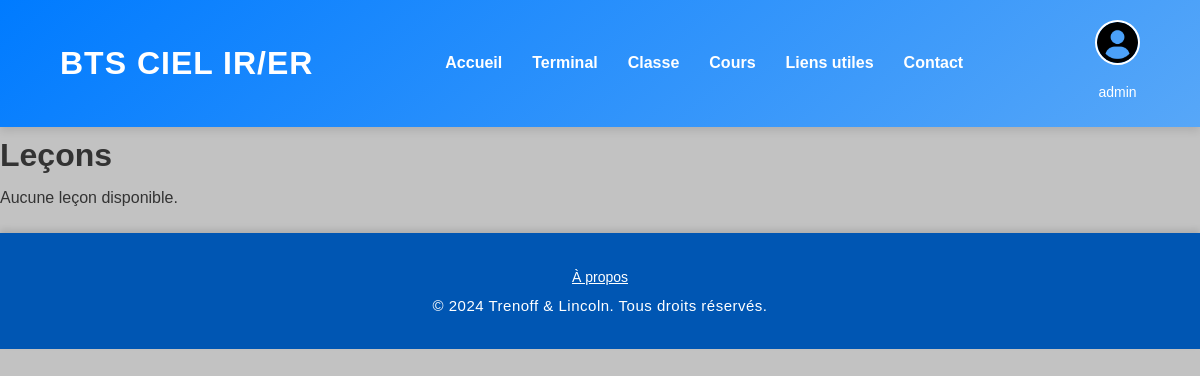
The app's page /learning_redirect (signed in), older data.
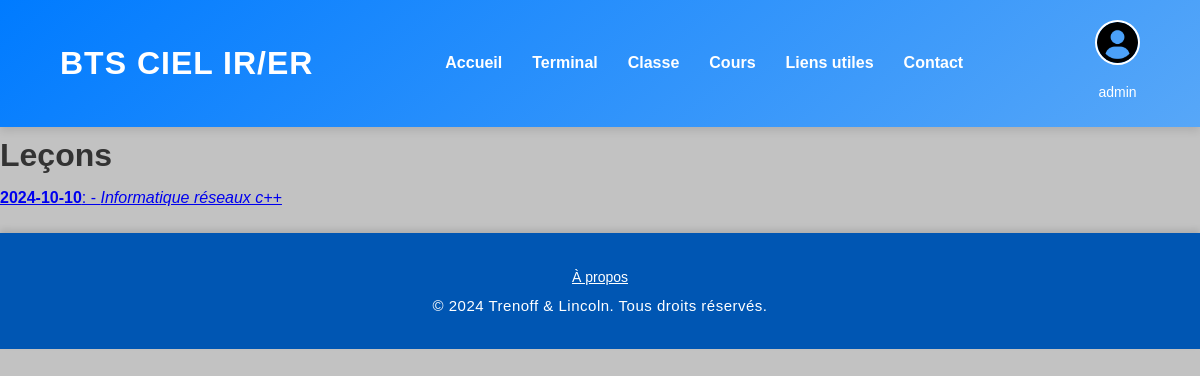
The same page, newer data.
### webapp/pyfile/config/model.py (models this page shows, shortened)
class Matiere(db.Model):
    id = db.Column(db.Integer, primary_key=True)
    date = db.Column(db.Date, nullable=False)
    id_classe = db.Column(db.Integer, db.ForeignKey('classe.id'), nullable=False)  # Foreign key to the Classe table
    nomMatiere = db.Column(db.String(255), nullable=False)
    mainChemin = db.Column(db.String(200), nullable=False)
    idf = db.Column(db.String(50), nullable=False)

### webapp/learning_routes.py (the view)
@learning_bp.route('/learning_redirect')
@student_required
def learning_redirect():
    user = User.query.filter_by(username=session['username']).first()
    if user.right == 'admin':
        matieres = Matiere.query.all()
    elif user:
        matieres = Matiere.query.filter_by(id_classe=user.id_classe).all()
    else:
        matieres = []
    return render_template('learning/learning_main.html', matieres=matieres)

### webapp/app.py (called while the page is built)
@app.context_processor
def inject_user():
    user = session.get('username')  # Récupère l'utilisateur depuis la session
    return dict(user=user)

@app.context_processor
def inject_functions():
    return dict(what_day_month=what_day_month)

### webapp/decoration.py (called while the page is built)
def student_required(f):
    @wraps(f)
    def decorated_function(*args, **kwargs):
        if 'username' not in session:
            flash("Vous devez être connecté pour accéder à cette page.")
            return redirect(url_for('users.login'))
        user = User.query.filter_by(username=session['username']).first()
        if user.right == 'admin':
            return f(*args, **kwargs)
        if not user or user.right != 'student':
            flash("Vous n'avez pas les autorisations nécessaires pour accéder à cette page.")
            return redirect(url_for('index'))
        return f(*args, **kwargs)
    return decorated_function

### webapp/templates/learning/learning_main.html
{% extends "base.html" %}
{% block content %}
<h1>Leçons</h1>
<ul>
    {% if matieres %}
        {% for matiere in matieres %}
            <li>
                <a href="{{ url_for("learning." + matiere.idf) }}"><strong>{{ matiere.date }}</strong>: - <em>{{ matiere.nomMatiere }}</em></a>
            </li>
        {% endfor %}
    {% else %}
        <li>Aucune leçon disponible.</li>
    {% endif %}
</ul>
{% endblock %}

### webapp/templates/base.html (shortened to what this page needs)
<!DOCTYPE html>
<html lang="fr">
<head>
    <link rel="stylesheet" href="{{ url_for('static', filename='css/base_style.css') }}">
</head>
<body>
    <header>
        <h1>BTS CIEL IR/ER</h1>
        <nav>
            <ul>
                <li><a href="{{ url_for('index') }}">Accueil</a></li>
                <li><a href="{{ url_for('terminal') }}">Terminal</a></li>
                <li><a href="{{ url_for('chat.chat_room') }}">Classe</a></li>
                <li><a href="{{ url_for('learning.learning_redirect') }}">Cours</a></li>
                <li><a href="{{ url_for('utils_link') }}">Liens utiles</a></li>
                <li><a href="{{ url_for('about') }}">Contact</a></li>
            </ul>
        </nav>
        <div id="user">
            {% if user %}
            <div id="user-button">
                <img src="{{ url_for('static', filename='/lib/img/people.jpg') }}" alt="Image de profil">
                <label>{{ user }}</label>
            </div>
            {% else %}
            <button id="register-button">S'inscrire</button>
            <button id="login-button">Se connecter</button>
            {% endif %}
        </div>
    </header>
    <main>
        {% block content %}
        {% endblock %}
    </main>
    <footer>
        <a href="{{ url_for('about') }}">À propos</a>
        <p>&copy; 2024 Trenoff & Lincoln. Tous droits réservés.</p>
    </footer>
</body>
</html>

### webapp/static/css/base_style.css (style rules this page uses)
* { margin: 0; padding: 0; box-sizing: border-box; font-family: 'Poppins', sans-serif; }
body { line-height: 1.8; background: #8080807a; color: #333; }
a, button { transition: background-color 0.3s ease, color 0.3s ease; }
header { background: linear-gradient(140deg, #007bff, #57a7f8); color: white; display: flex; justify-content: space-between; align-items: center; padding: 20px 5%; text-align: center; box-shadow: 0 4px 8px rgba(0, 0, 0, 0.1); position: sticky; top: 0; z-index: 1000; }
header h1 { font-family: 'Montserrat', sans-serif; font-size: 32px; letter-spacing: 1px; font-weight: bold; margin: 0; }
header nav { flex: 1; text-align: center; }
header nav ul { list-style-type: none; display: flex; justify-content: center; gap: 30px; }
header nav ul li a { color: white; text-decoration: none; font-weight: 600; font-size: 16px; position: relative; }
header nav ul li a::after { content: ""; position: absolute; width: 0; height: 2px; bottom: -5px; left: 50%; background-color: white; transition: all 0.3s ease; transform: translateX(-50%); }
#user-button { position: relative; display: inline-block; cursor: pointer; text-align: center; }
#user-button img { width: 45px; height: 45px; border-radius: 50%; border: 2px solid white; transition: transform 0.3s ease; }
#user-button label { display: block; margin-top: 5px; font-size: 14px; color: white; font-weight: 500; }
footer { min-height: 100px; text-align: center; padding: 30px 0; background-color: #0056b3; color: white; margin-top: 20px; box-shadow: 0 -4px 6px rgba(0, 0, 0, 0.1); }
footer a { color: white; text-decoration: underline; font-size: 14px; }
footer p { margin: 0; font-size: 15px; letter-spacing: 0.5px; }
header h1, header nav ul li, #user-button img, footer { animation: fadeIn 0.6s ease; }

Row changes from the older to the newer data that the page shows:
added Matiere: date "2024-10-10", nomMatiere "Informatique réseaux c++"
Text that changed along with them:
text no longer shown: "Aucune leçon disponible."
